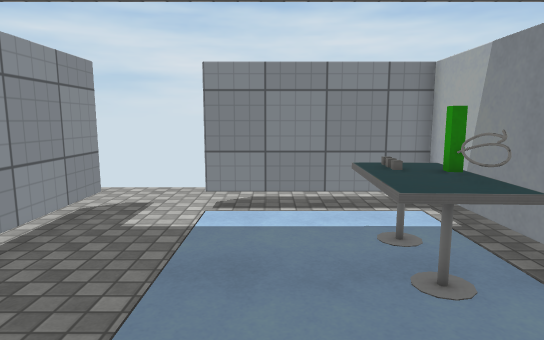
View 1 (above)

12 first-person views from a walk through a scene from a Unity 3-D project. The camera is 1.5 m above the floor, tilts 8° down and sees 75° across. The floor is counted in squares, 0.5 m on a side. Each view is taken from the middle of a square. On the plan, view 1 faces up. The plan holds only what a view shows up to about 20 squares ahead; the rest is blank. The player is left out. Some surface patterns are stand-ins.

View 2
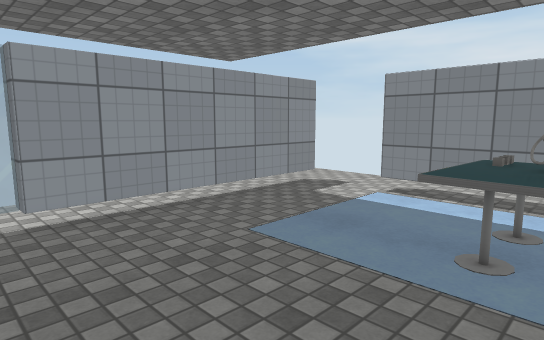

View 3
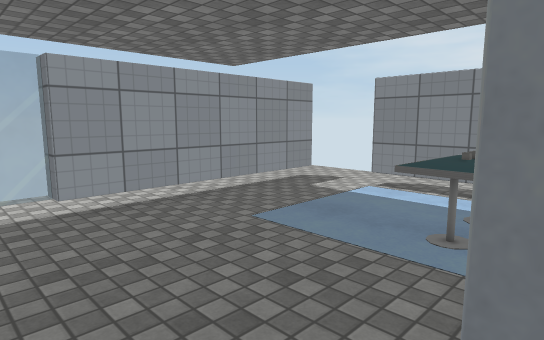

View 4
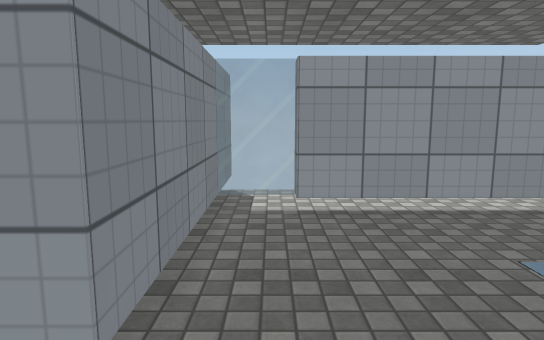

View 5
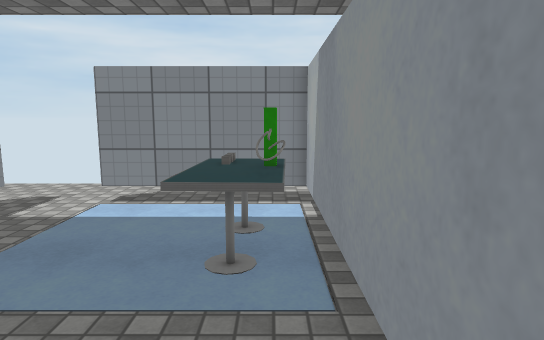

View 6
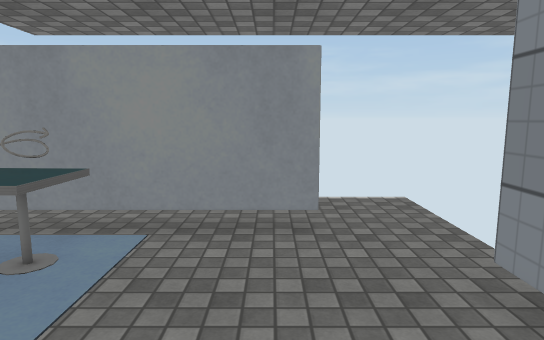

View 7
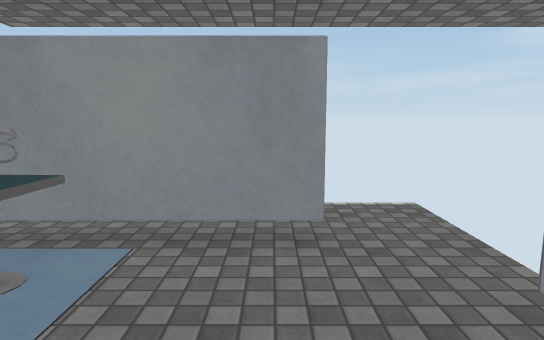

View 8
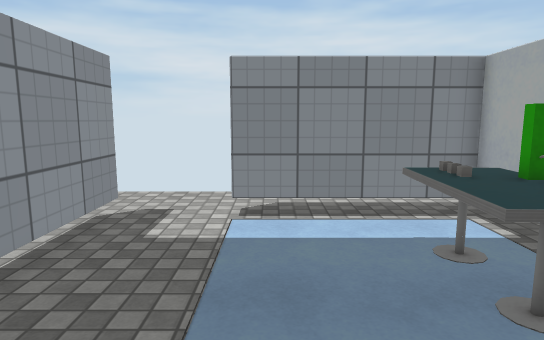

View 9
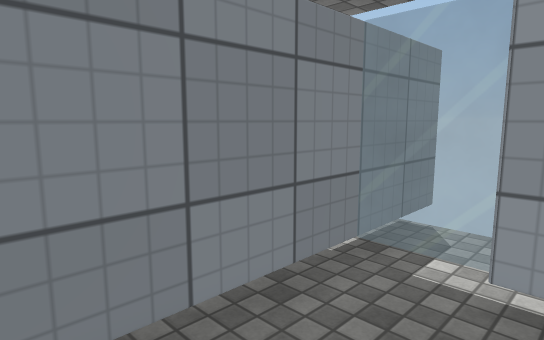

View 10
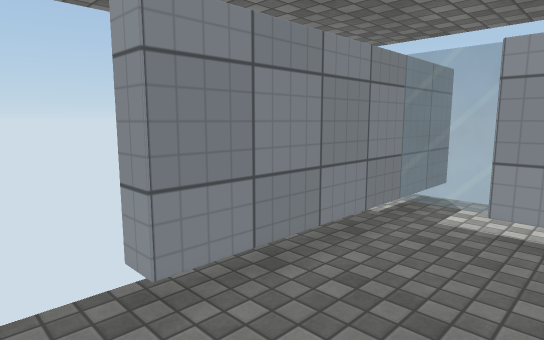

View 11
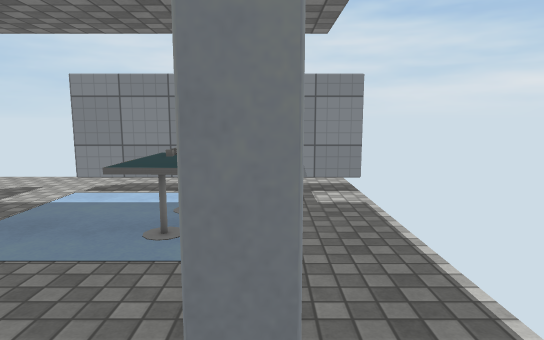

View 12
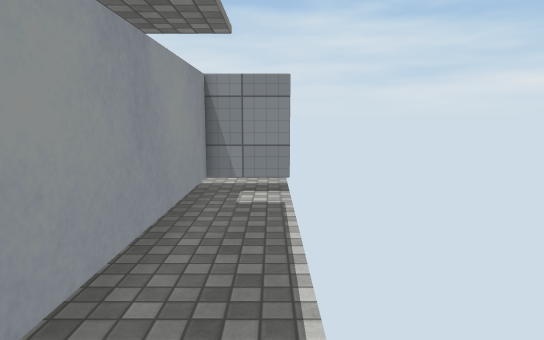

### Floor plan
Key: @ floor where view 1 was taken; # wall or solid block; . floor; = window, fence, low wall or low ledge; T thing the floor can be seen under or through; A table.
Columns run from 10 left of view 1 to 10 right of it. Each row starts with its distance up from view 1.
 15   ..................
 14   ..................
 13   ......
 12   . T...TTTTTTTTTTTTT
 11   . T..........TT...
 10   . T..........TT...
  9  .. T.......AAATT...
  8  .. T.......AAATT...
  7  .. T.......AAATT...
  6  .. T.......AAATT...
  5  .. T.......AAATT...
  4  .. T..........TT...
  3  .. T..........TT...
  2  .. T..........TT...
  1  .. T..........TT..
  0 ...TT.....@....TT..
 -1 ....=...............
 -2  ...=...............
 -3 #############.......
 -4             #.......

Where each view was taken, in squares from view 1:
view 1: 0 up, 0 right, facing up
view 2: 2 down, 5 right, facing up-left
view 3: 3 down, 6 right, facing up-left
view 4: 1 down, 5 right, facing left
view 5: 1 down, 4 right, facing up
view 6: 1 up, 4 left, facing right
view 7: 1 up, 3 left, facing right
view 8: 1 up, 1 left, facing up
view 9: 1 up, 0 right, facing down-left
view 10: 2 up, 4 right, facing down-left
view 11: 3 down, 6 right, facing up
view 12: 3 down, 9 right, facing up
